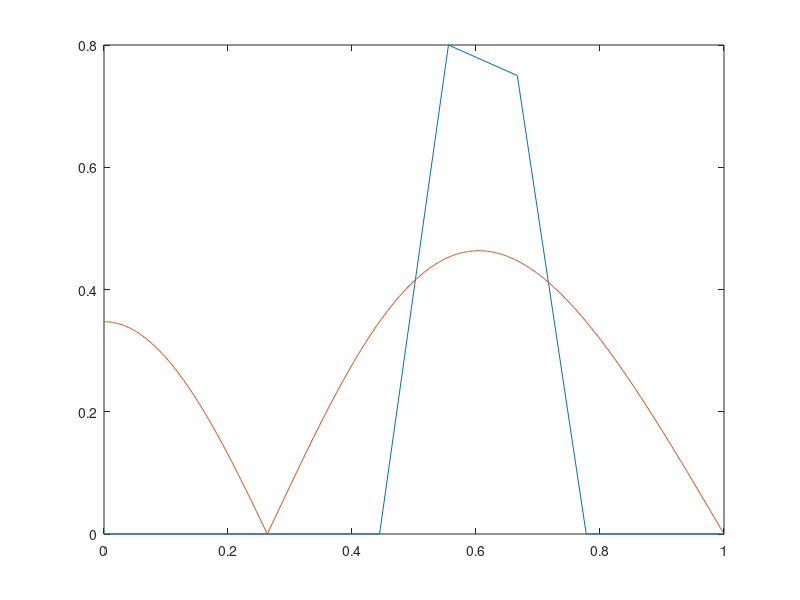

The MATLAB source for this figure:
f = linspace(0,1,10);
a = linspace(1,0,100);

e = [0 0 0 0 0 .8 .75 0 0 0];



b = firpm(5,f,e)
[h,w] = freqz(b,1,512);
figure
plot(f,e,w/pi,abs(h))
